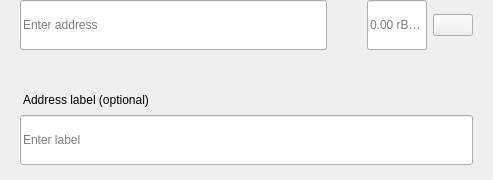
<?xml version="1.0" encoding="UTF-8"?>
<ui version="4.0">
 <class>SendMultiRow</class>
 <widget class="QWidget" name="SendMultiRow">
  <property name="geometry">
   <rect>
    <x>0</x>
    <y>0</y>
    <width>493</width>
    <height>180</height>
   </rect>
  </property>
  <property name="minimumSize">
   <size>
    <width>0</width>
    <height>0</height>
   </size>
  </property>
  <property name="maximumSize">
   <size>
    <width>16777215</width>
    <height>16777215</height>
   </size>
  </property>
  <property name="windowTitle">
   <string>Form</string>
  </property>
  <layout class="QVBoxLayout" name="verticalLayout_3">
   <property name="spacing">
    <number>0</number>
   </property>
   <property name="leftMargin">
    <number>0</number>
   </property>
   <property name="topMargin">
    <number>0</number>
   </property>
   <property name="rightMargin">
    <number>20</number>
   </property>
   <property name="bottomMargin">
    <number>5</number>
   </property>
   <item alignment="Qt::AlignTop">
    <widget class="QWidget" name="widget" native="true">
     <property name="sizePolicy">
      <sizepolicy hsizetype="Expanding" vsizetype="Maximum">
       <horstretch>0</horstretch>
       <verstretch>0</verstretch>
      </sizepolicy>
     </property>
     <property name="minimumSize">
      <size>
       <width>0</width>
       <height>60</height>
      </size>
     </property>
     <property name="maximumSize">
      <size>
       <width>16777215</width>
       <height>85</height>
      </size>
     </property>
     <layout class="QHBoxLayout" name="horizontalLayout" stretch="6,0,2">
      <property name="spacing">
       <number>0</number>
      </property>
      <property name="leftMargin">
       <number>8</number>
      </property>
      <property name="topMargin">
       <number>0</number>
      </property>
      <property name="rightMargin">
       <number>0</number>
      </property>
      <property name="bottomMargin">
       <number>0</number>
      </property>
      <item alignment="Qt::AlignTop">
       <widget class="QStackedWidget" name="stackedAddress">
        <property name="minimumSize">
         <size>
          <width>0</width>
          <height>50</height>
         </size>
        </property>
        <property name="maximumSize">
         <size>
          <width>16777215</width>
          <height>50</height>
         </size>
        </property>
        <widget class="QWidget" name="page_4">
         <property name="sizePolicy">
          <sizepolicy hsizetype="Expanding" vsizetype="Preferred">
           <horstretch>0</horstretch>
           <verstretch>0</verstretch>
          </sizepolicy>
         </property>
         <property name="minimumSize">
          <size>
           <width>0</width>
           <height>50</height>
          </size>
         </property>
         <property name="maximumSize">
          <size>
           <width>16777215</width>
           <height>55</height>
          </size>
         </property>
         <layout class="QVBoxLayout" name="verticalLayout_7">
          <property name="spacing">
           <number>0</number>
          </property>
          <property name="leftMargin">
           <number>12</number>
          </property>
          <property name="topMargin">
           <number>0</number>
          </property>
          <property name="rightMargin">
           <number>0</number>
          </property>
          <property name="bottomMargin">
           <number>0</number>
          </property>
          <item>
           <widget class="QLineEdit" name="lineEditAddress">
            <property name="minimumSize">
             <size>
              <width>0</width>
              <height>50</height>
             </size>
            </property>
            <property name="maximumSize">
             <size>
              <width>16777215</width>
              <height>50</height>
             </size>
            </property>
            <property name="placeholderText">
             <string>Enter address</string>
            </property>
           </widget>
          </item>
         </layout>
        </widget>
        <widget class="QWidget" name="page_3"/>
       </widget>
      </item>
      <item>
       <spacer name="horizontalSpacer_3">
        <property name="orientation">
         <enum>Qt::Horizontal</enum>
        </property>
        <property name="sizeType">
         <enum>QSizePolicy::Fixed</enum>
        </property>
        <property name="sizeHint" stdset="0">
         <size>
          <width>40</width>
          <height>20</height>
         </size>
        </property>
       </spacer>
      </item>
      <item>
       <layout class="QHBoxLayout" name="horizontalLayout_2">
        <property name="spacing">
         <number>6</number>
        </property>
        <item alignment="Qt::AlignTop">
         <widget class="QLineEdit" name="lineEditAmount">
          <property name="sizePolicy">
           <sizepolicy hsizetype="Expanding" vsizetype="Preferred">
            <horstretch>0</horstretch>
            <verstretch>0</verstretch>
           </sizepolicy>
          </property>
          <property name="minimumSize">
           <size>
            <width>0</width>
            <height>50</height>
           </size>
          </property>
          <property name="maximumSize">
           <size>
            <width>16777215</width>
            <height>50</height>
           </size>
          </property>
          <property name="maxLength">
           <number>17</number>
          </property>
          <property name="alignment">
           <set>Qt::AlignLeading|Qt::AlignLeft|Qt::AlignVCenter</set>
          </property>
          <property name="placeholderText">
           <string notr="true">0.00 rBTC20</string>
          </property>
         </widget>
        </item>
        <item>
         <layout class="QVBoxLayout" name="verticalLayout">
          <property name="topMargin">
           <number>14</number>
          </property>
          <property name="bottomMargin">
           <number>0</number>
          </property>
          <item alignment="Qt::AlignTop">
           <widget class="QPushButton" name="btnMenu">
            <property name="minimumSize">
             <size>
              <width>0</width>
              <height>0</height>
             </size>
            </property>
            <property name="maximumSize">
             <size>
              <width>16777215</width>
              <height>16777215</height>
             </size>
            </property>
            <property name="focusPolicy">
             <enum>Qt::NoFocus</enum>
            </property>
            <property name="text">
             <string/>
            </property>
           </widget>
          </item>
         </layout>
        </item>
       </layout>
      </item>
     </layout>
    </widget>
   </item>
   <item>
    <widget class="QWidget" name="layoutLabel" native="true">
     <property name="minimumSize">
      <size>
       <width>0</width>
       <height>0</height>
      </size>
     </property>
     <property name="maximumSize">
      <size>
       <width>16777215</width>
       <height>16777215</height>
      </size>
     </property>
     <layout class="QVBoxLayout" name="verticalLayout_9">
      <property name="spacing">
       <number>6</number>
      </property>
      <property name="leftMargin">
       <number>20</number>
      </property>
      <property name="topMargin">
       <number>0</number>
      </property>
      <property name="rightMargin">
       <number>0</number>
      </property>
      <property name="bottomMargin">
       <number>10</number>
      </property>
      <item>
       <spacer name="verticalSpacer">
        <property name="orientation">
         <enum>Qt::Vertical</enum>
        </property>
        <property name="sizeType">
         <enum>QSizePolicy::Fixed</enum>
        </property>
        <property name="sizeHint" stdset="0">
         <size>
          <width>20</width>
          <height>20</height>
         </size>
        </property>
       </spacer>
      </item>
      <item>
       <widget class="QLabel" name="labelSubtitleDescription">
        <property name="styleSheet">
         <string notr="true">margin-bottom:2px;
margin-left:0.05px;
padding:0px;</string>
        </property>
        <property name="text">
         <string>Address label (optional)</string>
        </property>
       </widget>
      </item>
      <item>
       <widget class="QLineEdit" name="lineEditDescription">
        <property name="minimumSize">
         <size>
          <width>0</width>
          <height>50</height>
         </size>
        </property>
        <property name="maximumSize">
         <size>
          <width>16777215</width>
          <height>50</height>
         </size>
        </property>
        <property name="placeholderText">
         <string>Enter label</string>
        </property>
       </widget>
      </item>
     </layout>
    </widget>
   </item>
  </layout>
 </widget>
 <resources/>
 <connections/>
</ui>
